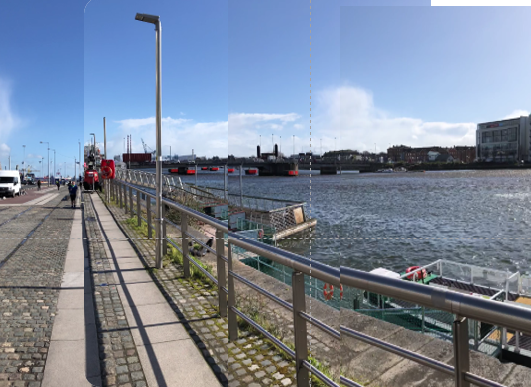
#> input picture image/20200515103704.png, 531 x 387 px; its folder holds 3 pictures in this run
$ python forPicAndReplace.py
#> lines starting #> are read from the running program, lines starting #| are printed output that depends on the picture
import os
from PIL import Image

path = r"image"
os.chdir(path)
files = os.listdir(".") #或者"."改为os.getcwd()，请不要直接使用os.listdir(path)
#打开目录下所有文件进行处理（所以只能放图片）
for file in files :
    print(file)
    #也可以通过file[-3:len(file)]判断，只处理图像格式
    img = Image.open(file)
#> img is the input picture: PIL image 531x387 RGBA; mean R, G, B, A 122.9, 134.1, 151.8, 255
    new_img = img.convert('L') #转换为灰度
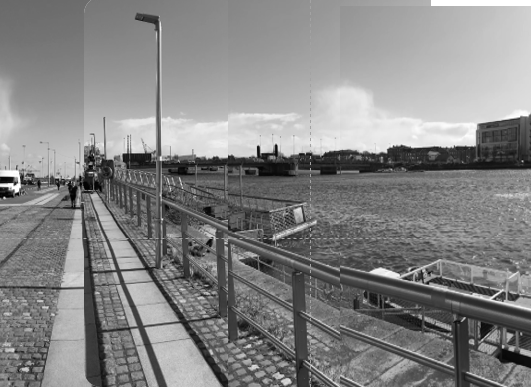
#> new_img: PIL image 531x387 L; min 0, max 255, mean 132.8

    file=os.path.join(file) #必须拼接完整文件名
    if os.path.isfile(file) and file.find(".jpg")>0:
        os.remove(file)
        print(file+" remove succeeded")

    #修改后名称为源名称中间加.bak,file[0:-3]是取文件名（包含最后的.）
    new_img.save(file)
#> pass 2 of the loop `for file in files :`:
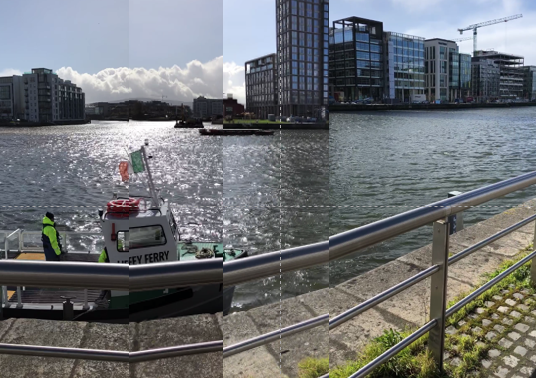
#> input picture image/20200515103732.png, 536 x 378 px
#> img is the input picture: PIL image 536x378 RGBA; mean R, G, B, A 110.7, 113.4, 115.7, 255
#> `new_img = img.convert('L')`:
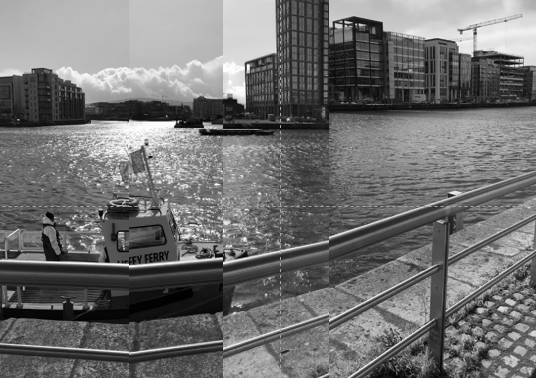
#> new_img: PIL image 536x378 L; min 0, max 255, mean 112.9
#> pass 3 of the loop `for file in files :`:
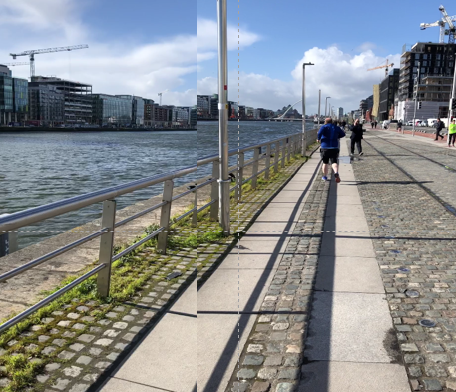
#> input picture image/20200515103752.png, 456 x 392 px
#> img is the input picture: PIL image 456x392 RGBA; mean R, G, B, A 135.3, 139.6, 142.4, 255
#> `new_img = img.convert('L')`:
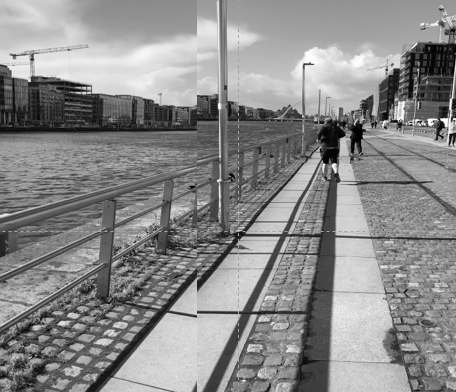
#> new_img: PIL image 456x392 L; min 0, max 255, mean 138.6
